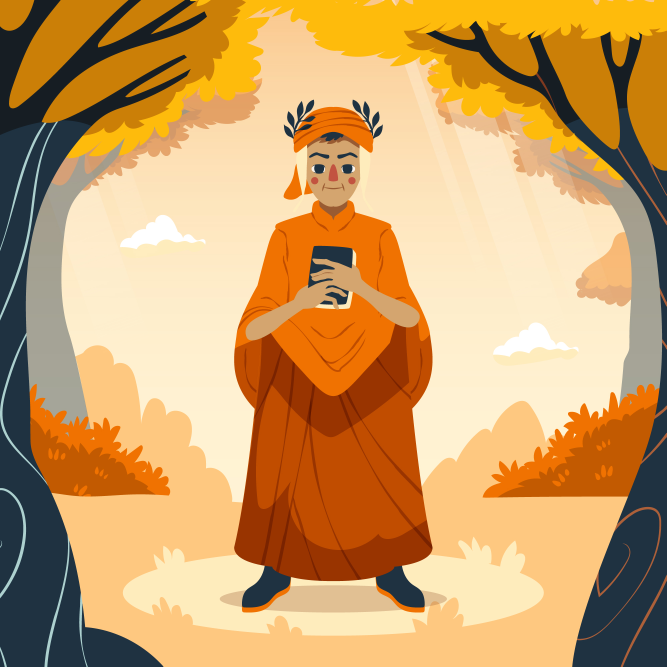
#> input picture Basics/images/monk.jpg, 2000 x 2000 px (shown at 1/3 size)
$ jupyter execute openCV.ipynb
#> lines starting #> are read from the running program, lines starting #| are printed output that depends on the picture
# OpenCV

[cell 1]
import cv2
import matplotlib.pyplot as plt

Each image is a matrix which is 3 levels deep.
For example 100px * 100px * 3 --- these 3 layers are of RGB colors which have their own matrix with values

[cell 2]
# Read an image from a file
img = cv2.imread('images/monk.jpg')
#> img is the input picture: shape (2000, 2000, 3); mean B, G, R 102.6, 159.7, 203.6
rgb_image = cv2.cvtColor(img, cv2.COLOR_BGR2RGB)  # Convert BGR to RGB
gray_image = cv2.cvtColor(img, cv2.COLOR_BGR2GRAY)  # Convert BGR to Grayscale
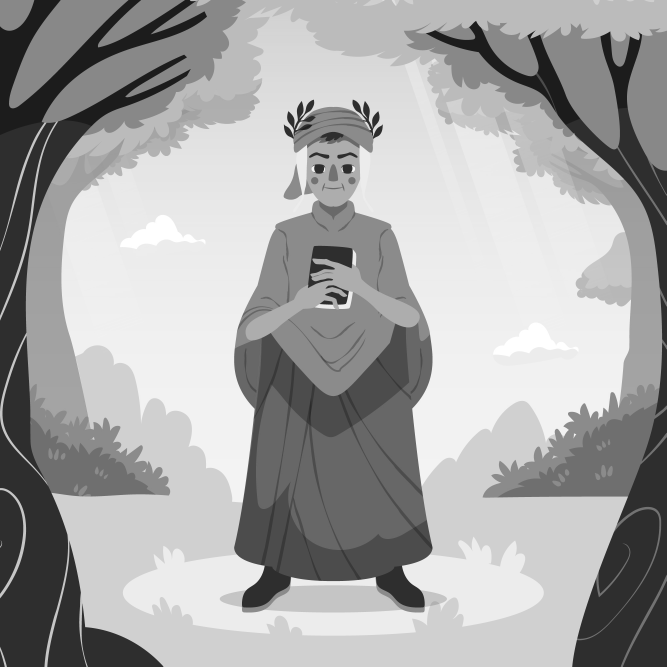
#> gray_image: shape (2000, 2000) (shown at 1/3 size); min 26, max 255, mean 166.3

print(img.shape)                          #shape of the image - it will show (height, width, channels)
#| (2000, 2000, 3)

[cell 3]
plt.imshow(rgb_image)                         #show the image
#plt.axis('off')                               #turn off the axis

[cell 4]
#Cropping image
crop_image = rgb_image[100:1900, 100:1900]      # Crop the image (y1:y2, x1:x2)
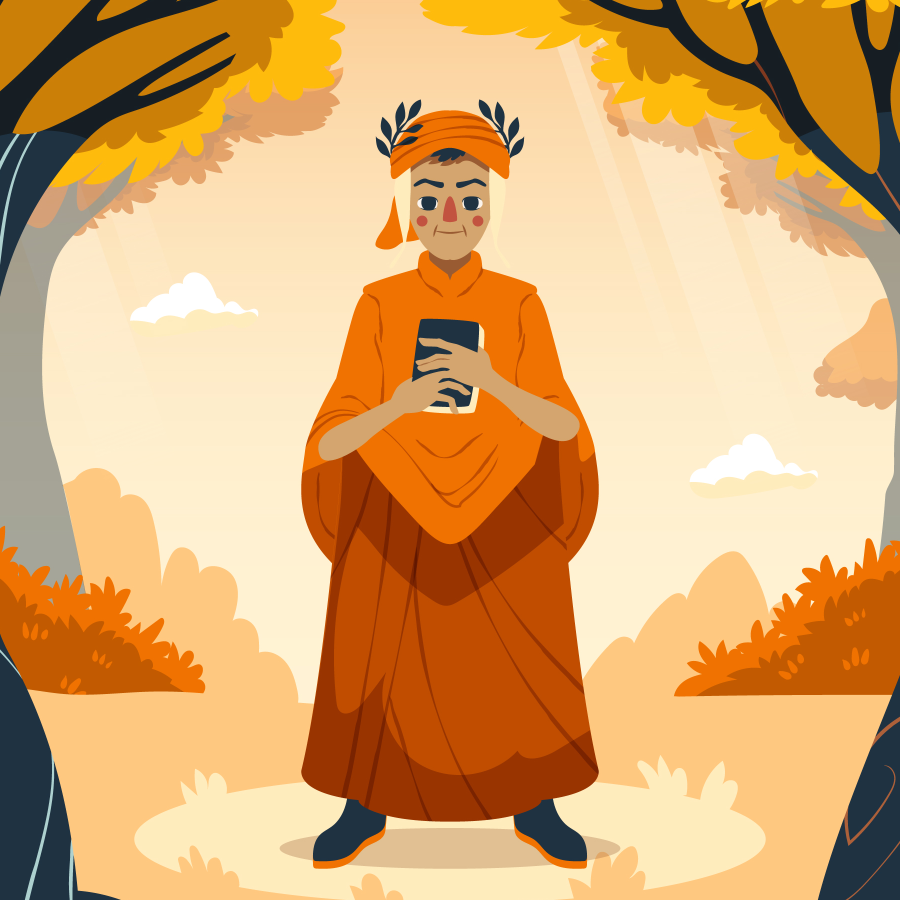
#> crop_image: shape (1800, 1800, 3) (shown at 1/2 size); mean R, G, B 217.7, 169.4, 111.2
plt.imshow(crop_image)                          #show the cropped image

Image pixels should be less, The more the image pixels the higher space it takes in the matrix

[cell 5]
#Resizing the image
crop_image = cv2.resize(crop_image, (100, 100))                  # Resize the image to 1000x1000 pixels
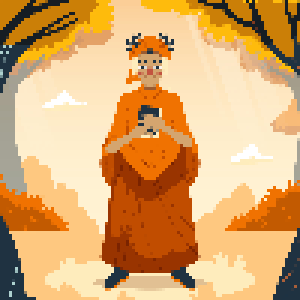
#> crop_image: shape (100, 100, 3) (shown 3 times larger); mean R, G, B 217.8, 169.6, 111.3
plt.imshow(crop_image)
plt.title('Monk'+str(crop_image.shape))
plt.show()
